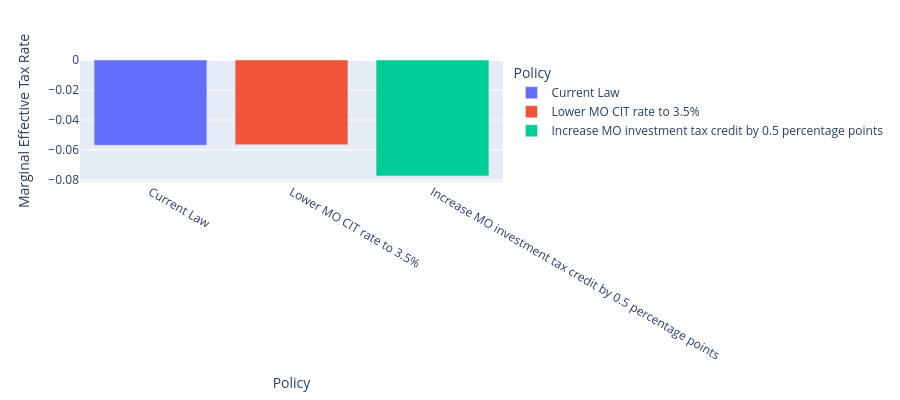

This figure's notebook cell:
### Code cell
# Plot Figure 12: Effects of South Carolina Business Tax Reforms in 2025 on Business
# Incentives to Invest and on State Tax Revenue
fig12 = px.bar(
    df[(df["output_var"]=="metr") & (df["asset_type"]=="machines")],
    x="Policy", y="value", color='Policy',
    labels={'value':'Marginal Effective Tax Rate'}, height=400
)
fig12.show()

### Figure 1 — Plotly figure (JSON) as saved in the notebook; plotly's stock layout.template omitted (floating-point values rounded to 4 significant figures)
{"data": [{"alignmentgroup": "True", "hovertemplate": "Policy=%{x}<br>Marginal Effective Tax Rate=%{y}<extra></extra>", "legendgroup": "Current Law", "marker": {"color": "#636efa", "pattern": {"shape": ""}}, "name": "Current Law", "offsetgroup": "Current Law", "orientation": "v", "showlegend": true, "textposition": "auto", "type": "bar", "x": ["Current Law"], "xaxis": "x", "y": [-0.05682], "yaxis": "y"}, {"alignmentgroup": "True", "hovertemplate": "Policy=%{x}<br>Marginal Effective Tax Rate=%{y}<extra></extra>", "legendgroup": "Lower MO CIT rate to 3.5%", "marker": {"color": "#EF553B", "pattern": {"shape": ""}}, "name": "Lower MO CIT rate to 3.5%", "offsetgroup": "Lower MO CIT rate to 3.5%", "orientation": "v", "showlegend": true, "textposition": "auto", "type": "bar", "x": ["Lower MO CIT rate to 3.5%"], "xaxis": "x", "y": [-0.05651], "yaxis": "y"}, {"alignmentgroup": "True", "hovertemplate": "Policy=%{x}<br>Marginal Effective Tax Rate=%{y}<extra></extra>", "legendgroup": "Increase MO investment tax credit by 0.5 percentage points", "marker": {"color": "#00cc96", "pattern": {"shape": ""}}, "name": "Increase MO investment tax credit by 0.5 percentage points", "offsetgroup": "Increase MO investment tax credit by 0.5 percentage points", "orientation": "v", "showlegend": true, "textposition": "auto", "type": "bar", "x": ["Increase MO investment tax credit by 0.5 percentage points"], "xaxis": "x", "y": [-0.07722], "yaxis": "y"}], "layout": {"barmode": "relative", "height": 400, "legend": {"title": {"text": "Policy"}, "tracegroupgap": 0}, "margin": {"t": 60}, "xaxis": {"anchor": "y", "categoryarray": ["Current Law", "Lower MO CIT rate to 3.5%", "Increase MO investment tax credit by 0.5 percentage points"], "categoryorder": "array", "domain": [0, 1], "title": {"text": "Policy"}}, "yaxis": {"anchor": "x", "domain": [0, 1], "title": {"text": "Marginal Effective Tax Rate"}}}}
